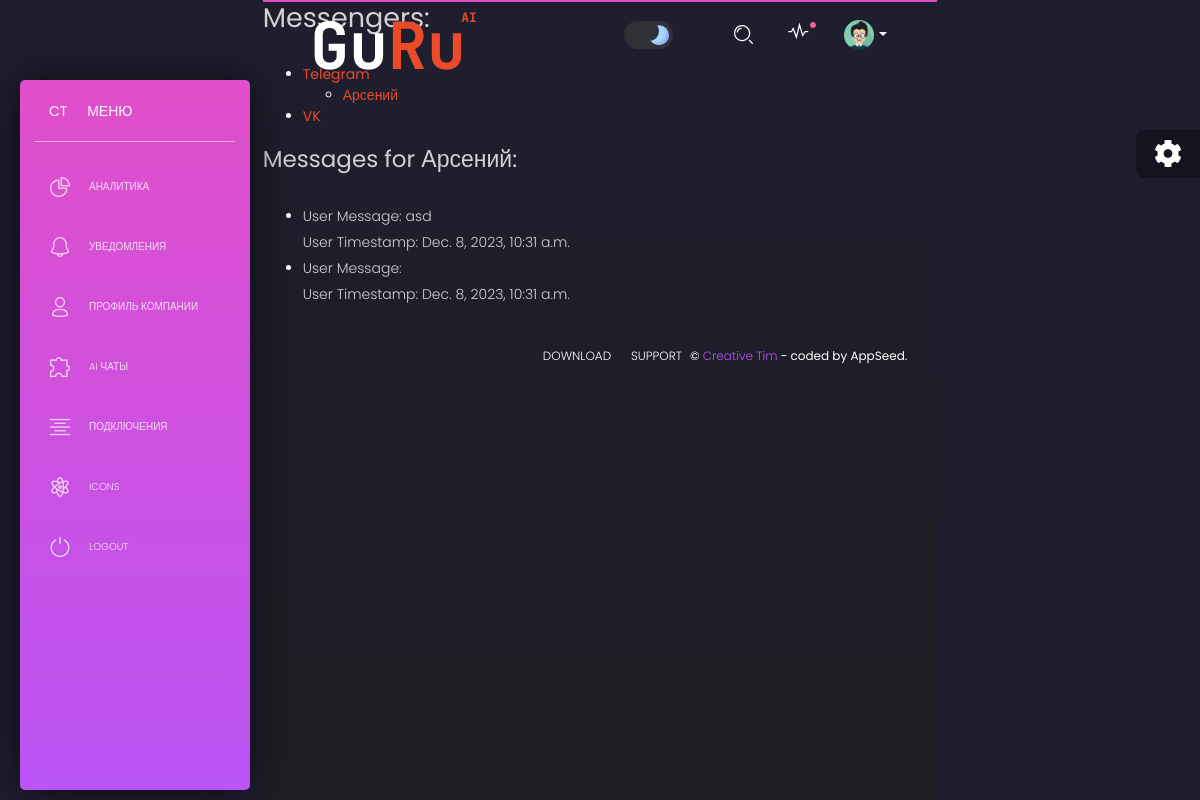
Page /chat?messenger=Telegram&user=790313582 (signed in) on the earlier database version.
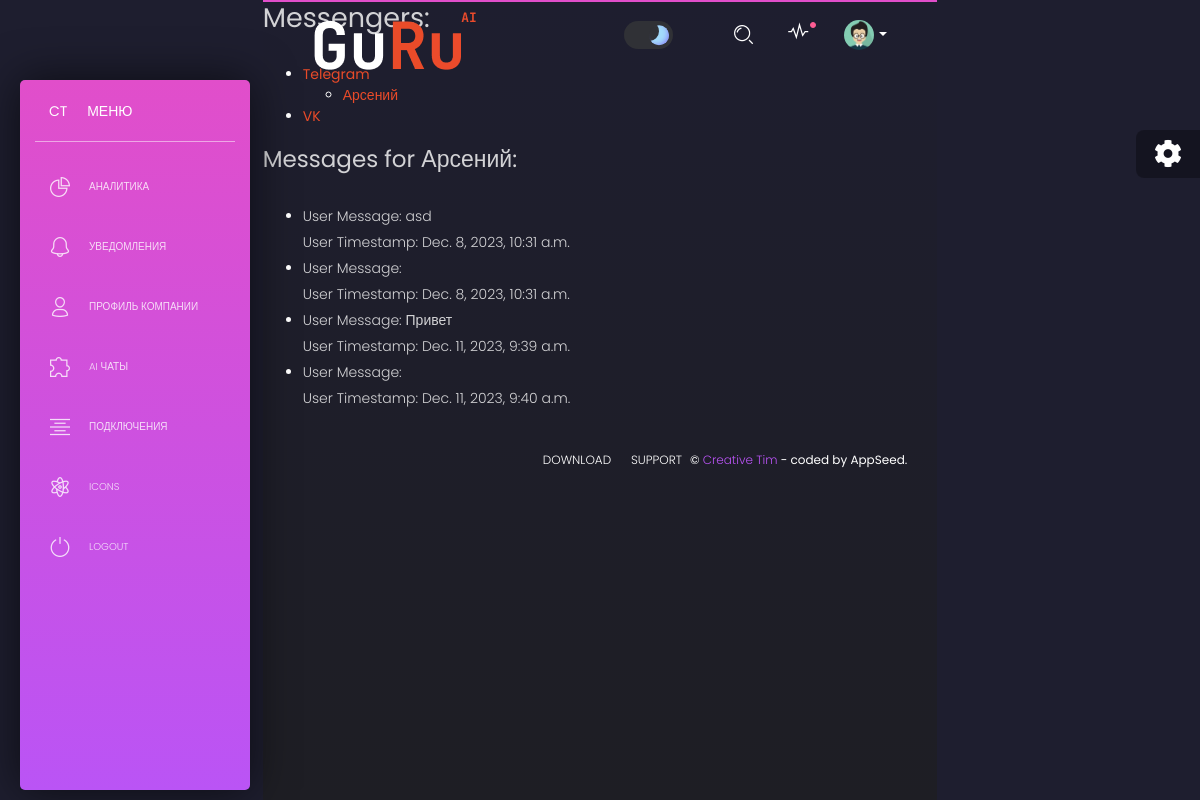
Same page on the later database version.
### apps/home/models.py (models this page shows, shortened)
class ChatUser(models.Model):
    user_id = models.IntegerField()
    user_name = models.CharField(max_length=255)
    messenger = models.CharField(max_length=255)
    created_at = models.DateTimeField(default=timezone.now)

class UserMessage(models.Model):
    user = models.ForeignKey(ChatUser, on_delete=models.CASCADE)
    message_text = models.TextField()
    timestamp = models.DateTimeField(auto_now_add=True)

class AiAnswer(models.Model):
    user = models.ForeignKey(ChatUser, on_delete=models.CASCADE)
    response_text = models.TextField()
    timestamp = models.DateTimeField(auto_now_add=True)

### apps/home/views.py (the view, shortened to what this page needs)
# urls.py: path('chat', chat_view, name='chat_view'),
@login_required(login_url='/login/')
def chat_view(request):
    messengers = ChatUser.objects.values('messenger').distinct()
    selected_messenger = request.GET.get('messenger')
    selected_user_messages = []
    if selected_messenger:
        users = ChatUser.objects.filter(messenger=selected_messenger)
        selected_user_id = request.GET.get('user')
        if selected_user_id:
            selected_user = ChatUser.objects.get(user_id=selected_user_id)
            user_messages = UserMessage.objects.filter(user=selected_user)
            ai_messages = AiAnswer.objects.filter(user=selected_user)
            all_messages = list(user_messages) + list(ai_messages)
            all_messages = sorted(all_messages, key=lambda x: x.timestamp)
            context = {
                'messengers': messengers,
                'selected_messenger': selected_messenger,
                'users': users if selected_messenger else [],
                'selected_user_messages': all_messages if selected_user_id else [],
                'selected_user': selected_user if selected_user_id else None,
            }
            return render(request, 'home/chat.html', context)

### apps/context_processors.py (called while the page is built)
def cfg_assets_root(request):
    return { 'ASSETS_ROOT' : settings.ASSETS_ROOT }

### apps/templates/home/chat.html (shortened to what this page needs)
{% extends "layouts/base.html" %}
{% block content %}
<div class="messenger-list">
    <h2>Messengers:</h2>
    <ul>
        {% for messenger in messengers %}
            <li>
                <a href="?messenger={{ messenger.messenger }}" style="color: #E94B29;"><strong>{{ messenger.messenger }}</strong></a>
                {% if selected_messenger == messenger.messenger %}
                    <ul>
                        {% for user in users %}
                            {% if user.messenger == messenger.messenger %}
                                <li>
                                    <a href="?messenger={{ messenger.messenger }}&user={{ user.user_id }}" style="color: #E94B29;">{{ user.user_name }}</a>
                                </li>
                            {% endif %}
                        {% endfor %}
                    </ul>
                {% endif %}
            </li>
        {% endfor %}
    </ul>
</div>
<div class="messages">
    {% if ai_messages or selected_user_messages %}
        <h3>Messages for {{ selected_user.user_name }}:</h3>
        <ul>
            {% for message in selected_user_messages %}
                <li>
                    <p>User Message: {{ message.message_text }}</p>
                    <p>User Timestamp: {{ message.timestamp }}</p>
                </li>
            {% endfor %}
        </ul>
    {% else %}
        <p>No messages available.</p>
    {% endif %}
</div>
{% endblock content %}

Differences in the rows shown:
added UserMessage: message_text "Привет", timestamp "Dec. 11, 2023, 9:39 a.m."
added AiAnswer: timestamp "Dec. 11, 2023, 9:40 a.m."
